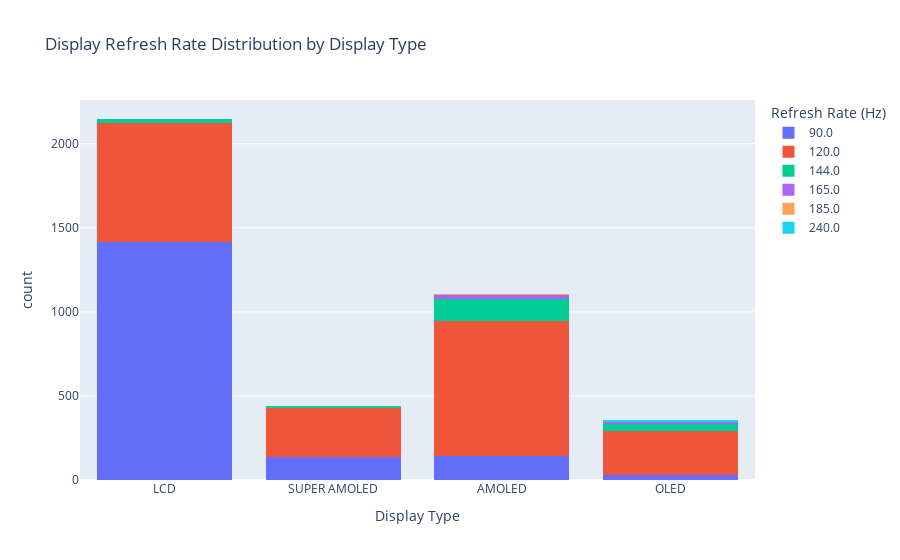

Notebook source saved alongside this figure:
### Code cell
# Display Refresh Rate Distribution by Display Type
temp_df = df[df['screen_type'] != 'OTHER']
fig = px.histogram(
    temp_df,
    x = 'screen_type',
    color = 'display_refresh_rate',
    category_orders = {"display_refresh_rate" : sorted(temp_df['display_refresh_rate'].unique())},
    labels = {"screen_type" : "Display Type", "display_refresh_rate" : "Refresh Rate (Hz)"},
    barmode = 'stack',
    title = 'Display Refresh Rate Distribution by Display Type'
)
fig.show()

# Insights
# LCD displays are the most common and are primarily paired with 90Hz and 120Hz refresh rates, 90Hz being the most dominant.
# AMOLED and Super AMOLED displays are heavily dominated by 120Hz, indicating a strong preference for smoother visuals in these premium screens.
# While higher refresh rates like 144Hz, 165Hz, and even 240Hz are present, they are relatively rare and mainly appear with AMOLED/OLED panels.
# OLED displays are the least common but still support a variety of refresh rates, showcasing their high-end nature.

### Figure 1 — Plotly figure (JSON) as saved in the notebook; plotly's stock layout.template omitted (floating-point values rounded to 4 significant figures; data arrays with more than 128 entries replaced by an {"elided": "..."} marker saying what was removed)
{"data": [{"alignmentgroup": "True", "bingroup": "x", "hovertemplate": "Refresh Rate (Hz)=90.0<br>Display Type=%{x}<br>count=%{y}<extra></extra>", "legendgroup": "90.0", "marker": {"color": "#636efa", "pattern": {"shape": ""}}, "name": "90.0", "offsetgroup": "90.0", "orientation": "v", "showlegend": true, "type": "histogram", "x": {"elided": "1726 str values"}, "xaxis": "x", "yaxis": "y"}, {"alignmentgroup": "True", "bingroup": "x", "hovertemplate": "Refresh Rate (Hz)=120.0<br>Display Type=%{x}<br>count=%{y}<extra></extra>", "legendgroup": "120.0", "marker": {"color": "#EF553B", "pattern": {"shape": ""}}, "name": "120.0", "offsetgroup": "120.0", "orientation": "v", "showlegend": true, "type": "histogram", "x": {"elided": "2059 str values"}, "xaxis": "x", "yaxis": "y"}, {"alignmentgroup": "True", "bingroup": "x", "hovertemplate": "Refresh Rate (Hz)=144.0<br>Display Type=%{x}<br>count=%{y}<extra></extra>", "legendgroup": "144.0", "marker": {"color": "#00cc96", "pattern": {"shape": ""}}, "name": "144.0", "offsetgroup": "144.0", "orientation": "v", "showlegend": true, "type": "histogram", "x": {"elided": "211 str values"}, "xaxis": "x", "yaxis": "y"}, {"alignmentgroup": "True", "bingroup": "x", "hovertemplate": "Refresh Rate (Hz)=165.0<br>Display Type=%{x}<br>count=%{y}<extra></extra>", "legendgroup": "165.0", "marker": {"color": "#ab63fa", "pattern": {"shape": ""}}, "name": "165.0", "offsetgroup": "165.0", "orientation": "v", "showlegend": true, "type": "histogram", "x": ["AMOLED", "AMOLED", "AMOLED", "OLED", "AMOLED", "OLED", "AMOLED", "AMOLED", "AMOLED", "AMOLED", "AMOLED", "AMOLED", "AMOLED", "OLED", "AMOLED", "OLED", "AMOLED", "SUPER AMOLED", "AMOLED", "OLED", "AMOLED", "AMOLED", "AMOLED", "OLED", "OLED", "AMOLED", "AMOLED", "OLED", "AMOLED", "AMOLED", "AMOLED", "OLED", "AMOLED", "AMOLED", "OLED", "AMOLED", "OLED", "AMOLED", "AMOLED", "LCD"], "xaxis": "x", "yaxis": "y"}, {"alignmentgroup": "True", "bingroup": "x", "hovertemplate": "Refresh Rate (Hz)=185.0<br>Display Type=%{x}<br>count=%{y}<extra></extra>", "legendgroup": "185.0", "marker": {"color": "#FFA15A", "pattern": {"shape": ""}}, "name": "185.0", "offsetgroup": "185.0", "orientation": "v", "showlegend": true, "type": "histogram", "x": ["AMOLED", "AMOLED", "AMOLED", "AMOLED"], "xaxis": "x", "yaxis": "y"}, {"alignmentgroup": "True", "bingroup": "x", "hovertemplate": "Refresh Rate (Hz)=240.0<br>Display Type=%{x}<br>count=%{y}<extra></extra>", "legendgroup": "240.0", "marker": {"color": "#19d3f3", "pattern": {"shape": ""}}, "name": "240.0", "offsetgroup": "240.0", "orientation": "v", "showlegend": true, "type": "histogram", "x": ["OLED", "OLED", "OLED", "OLED", "OLED", "OLED", "OLED", "OLED"], "xaxis": "x", "yaxis": "y"}], "layout": {"autosize": true, "barmode": "stack", "legend": {"title": {"text": "Refresh Rate (Hz)"}, "tracegroupgap": 0}, "title": {"text": "Display Refresh Rate Distribution by Display Type"}, "xaxis": {"anchor": "y", "autorange": true, "domain": [0, 1], "range": [-0.5, 3.5], "title": {"text": "Display Type"}, "type": "category"}, "yaxis": {"anchor": "x", "autorange": true, "domain": [0, 1], "range": [0, 2260], "title": {"text": "count"}}}}
